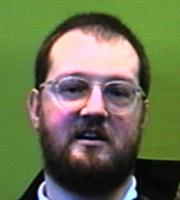
#> input picture actividades/OpenCV/Actividad 4/images/testdata/s1/9326871.15.jpg, 180 x 200 px; its folder holds 3 pictures in this run
$ jupyter execute --allow-errors 'Reconocimiento de rostros con openCV.ipynb'
#> lines starting #> are read from the running program, lines starting #| are printed output that depends on the picture
# Reconocimiento de rostros con openCV
Este código esta basado en el código de Ramiz Raja (https://www.superdatascience.com/opencv-face-recognition/)

En esta actividad se realiza reconocimiento de rostros. Se trabaja desde el entrenamiento de un modelo y se hace una predicción.

Objetivos:
1. Trabajar con funciones
2. Detectar rostros (usando código de la actividad 3, detección de objetos)
3. Leer la base de datos para entrenamiento
4. Entrenar un modelo de clasificación
5. Predecir a cual clase pertenece una imagen de entrada

### Importar bibliotecas
cv2 - OpenCV <br>
os - Biblioteca para la lectura en directorios <br>
numpy - Biblioteca para calculos numéricos <br>
matplotlib - Biblioteca para graficación

[cell 1]
import cv2
import os
import numpy as np
from matplotlib import pyplot as plt

### Etiquetas
La base de datos estará etiquetada con carpetas con un número asigado. Sin embargo, cada número corresponde al nombre de una persona. Por ejemplo, la carpeta 1 puede contener fotografías de "Pepe", y la carpeta 2 tener las imágenes de "Juan".
En el siguiente código se relaciona el número de la carpeta con el nombre real de la persona.

[cell 2]
#Si las carpetas de la base de datos no empiezan numeradas en 0, entonces no se coloca un nombre en el índice 0 de la lista.
subjects = ["", "Pepe", "Juan","José","Miguel","Toño","Manuel", "Adrian","Jesús","Adolfo"]
#subjects = ["", "1", "2","3","4","5","6", "7","8","9"]

### Detectar rostros por medio de una función
Este código contiene una parte del código de la actividad 3.

Se define la función detect_face la cual recibe una imagen a color. <br>
Posteriormente se convierte a grises.<br>
Se lee el modelo clasificador *face_cascade* para detectar rostros frontales.<br>
Se utiliza el modelo para detectar rostros en la imagen.<br>
En dado caso que si se haya detectado un rostro se regresan las coordenadas del rectangulo en donde esta presente.<br>
Si no se detecta un rostro no se regresa nada.

[cell 3]
def detect_face(img):
#Se convierte la imagen a escala de grises para ser usada por el detector
 gray = cv2.cvtColor(img, cv2.COLOR_BGR2GRAY)

#Se lee el modelo de clasificador.
 face_cascade = cv2.CascadeClassifier('haarcascade_frontalface_default.xml')

#Se detectan rostros y se almacenan en la variable faces
 faces = face_cascade.detectMultiScale(gray, scaleFactor=1.2, minNeighbors=5);

#Si no se detecta rostros se regresa la imagen original
 if (len(faces) == 0):
  return None, None

#Asusimos que solo tendremos un rostro
#Se extra el área del rostro
 (x, y, w, h) = faces[0]

#Se regresa únicamente la parte del rostro en la imagen
 return gray[y:y+w, x:x+h], faces[0]

# Lectura de la base de datos y preparación de los datos para su entrenamiento
Se define la función *prepare_training_data*. Esta función recibe la dirección que indica la ruta en donde se encuentran las imagenes de entrenamiento.

En nuestro caso la ruta es "./images/traindata"

Si observas la carpeta *traindata* te daras cuenta que esta ordenada de la siguiente manera: <br><br>

traindata<br>

|-------s1<br>
|&nbsp;&nbsp; &nbsp;&nbsp;&nbsp; &nbsp;          |--name1.jpg<br>
|&nbsp;&nbsp; &nbsp;&nbsp;&nbsp; &nbsp;          |--...<br>
|&nbsp;&nbsp; &nbsp;&nbsp;&nbsp; &nbsp;        |--nameN.jpg<br>
|-------s2<br>
|&nbsp;&nbsp; &nbsp;&nbsp;&nbsp; &nbsp;          |--name1.jpg<br>
|&nbsp;&nbsp; &nbsp;&nbsp;&nbsp; &nbsp;          |--...<br>
|&nbsp;&nbsp; &nbsp;&nbsp;&nbsp; &nbsp;          |--nameN.jpg<br>

data_folder_path tiene la ruta de las imagenes para entrenamiento.

La función lee todas las carpetas contenidas (s1,s2,..,sn) y recorre dentro de cada carpeta buscando las imagenes. <br>
Lee cada una de las imagenes usando *imread*. <br>
Utiliza la función que declaramos en el input anterior *detect_face* para encontrar los rectangulos en donde estan el rostro.<br>
Si existe un rostro en la imagen entonces se agrega a una lista de rostros y una lista que lleva seguimiento de las etiquetas *labels*.

[cell 4]
def prepare_training_data(data_folder_path):

    #------Paso 1--------
    #Obten las carpetas dentro de la ruta con las imagenes de entrenamiento. Cada carpeta corresponde a un sujeto.
    dirs = os.listdir(data_folder_path)

    #Lista que contendrá las caras de todos los sujetos
    faces = []
    #Lista que contendrá las etiquetas de todos los sujetos
    labels = []

    # Navegamos a traves de todas las carpetas y leemos las imágenes dentro de cada carpeta
    for dir_name in dirs:

        # Las carpetas de cada sujeto empiezan con la letra 's', por lo tanto, cualquier carpeta que no empeza con s se ignora
        if not dir_name.startswith("s"):
            continue;

        #------Pasp 2--------
        # Se extra el número de etiqueta del sujeto a partir del nombre de la carpeta
        # Recuerda el formato de la carpeta = slabel
        # Removemos la letra "s" y nos quedamos solo con el número (Esto es la etiqueta)
        label = int(dir_name.replace("s", ""))

        # Construimos la ruta hacia la carpeta que contiene las imagenes del sujeto actual
        # Ejemplo de ruta = "./images/traindata/s1"
        subject_dir_path = data_folder_path + "/" + dir_name

        #Se obtienen los nombres de las imagenes que estan dentro de cada carpeta
        subject_images_names = os.listdir(subject_dir_path)

        #------Paso 3--------
        #Navegamos a través de cada imagen y la leemos
        #detectamos los rostros y los agregamos a la lista
        for image_name in subject_images_names:

            #Para ignorar archivos del sistema como .DS_Store
            if image_name.startswith("."):
                continue;

            #se construye la ruta de la imagen que se va a leer
            #Ejemplo de ruta = ./images/traindata/s1/1.jpg
            image_path = subject_dir_path + "/" + image_name

            #leer la imagen
            image = cv2.imread(image_path)

            #detección de rostro (usando la función definida arriba)
            face, rect = detect_face(image)

            #------Paso 4--------
            #Para propositos de este tutorial
            #se ignoran los rostros que no son detectados
            if face is not None:
                #se agrega el rostro a la lista de rostros
                faces.append(face)
                #se agrega la etiqueta a la lista de etiquetas
                labels.append(label)

    return faces, labels

## Se llama la función prepara datos
A continuación, mandamos llamar a la función que acabamos de definir arriba. Le pasamos como parámetro la ruta en donde se encuentran nuestras imagenes de entrenamiento.

[cell 5]
print("Preparando datos...")
#> (the rest of this cell did not finish here and is left out)

## Reconocimiento de rostros
Primero se indica que algoritmo de reconocimiento se va a utilizar. En el siguiente código hay 3 opciones: <br>

cv2.face.createLBPHFaceRecognizer<br>
cv2.face.createEigenFaceRecognizer<br>
cv2.face.createFisherFaceRecognizer<br>

Puedes elegir cualquiera de ellos y comparar los resultados.

[cell 6]
#LBPH face recognizer
#face_recognizer = cv2.face.createLBPHFaceRecognizer()
face_recognizer = cv2.face.LBPHFaceRecognizer_create()

#EigenFaceRecognizer (Descomenta la siguiente linea si quieres utilizar este algoritmo)
#face_recognizer = cv2.face.createEigenFaceRecognizer()

#FisherFaceRecognizer (Descomenta la siguiente linea si quieres utilizar este algoritmo)
#face_recognizer = cv2.face.createFisherFaceRecognizer()

### Entrenamiento
En la siguiente linea de código se lleva a cabo el entrenamiento. Estamos utilizando el reconocer de rostro que elegimos y recibe como parámetros las lista con los rostros y las etiquetas que obtuvimos en la función de preparación de datos.

#> (a cell that did not finish here is left out)

### Dibujar las regiones con rostro
Las siguiente funcion *draw_rectangle* nos ayudarán a dibujar un rectángulo sobre la imagen original en donde indique en que parte de la imagen se encuentra el rostro.

La siguiente función *draw_text* nos va a colocar el nombre del sujeto que se predijo. Recuerda que arriba definimos los nombres de los sujetos en subjects = ["", "Pepe", "Juan","José","Miguel","Toño","Manuel", "Adrian","Jesús","Adolfo"].

Si se predijo que una imagen pertenece a la clase con la etiqueta 2, entonces esta función va a colocar el nombre de "Juan"

[cell 8]
#function to draw rectangle on image
#according to given (x, y) coordinates and
#given width and heigh
def draw_rectangle(img, rect):
    (x, y, w, h) = rect
    cv2.rectangle(img, (x, y), (x+w, y+h), (0, 255, 0), 2)

#function to draw text on give image starting from
#passed (x, y) coordinates.
def draw_text(img, text, x, y):
    cv2.putText(img, text, (x, y), cv2.FONT_HERSHEY_PLAIN, 1.5, (0, 255, 0), 2)

## Predicción
En la siguiente función se lleva a cabo la predicción.

La función recibe una imagen de entranda, detecta el rostro usando la función *detect_face*. A continuación se utiliza la el reconocedor de rostros.

Recuerda que el reconocedor de rostros *face_recognizer* ya fue entrenado. Esto quiere decir que ya tiene un modelo el cual solo va a evaluar. Se hace una predicción sobre un segmento de la imagen de prueba que solo contiene al rostro encontrado por la función *detect_face*.

El reconocedor de rostro regresa la etiqueta *label* a la cual pertenece el sujeto. Gracias a la lista que definimos en un inicio (subjects = ["", "Pepe", "Juan","José","Miguel","Toño","Manuel", "Adrian","Jesús","Adolfo"]) podemos saber el nombre del sujeto.

Lo siguiente consiste en dibujar un rectángulo sobre el rostro y el nombre del sujeto.

[cell 9]
def predict(test_img):
    #Hacemos una copia para no modificar la imagen original
    img = test_img.copy()
    #Se detecta el rostro de la imagen
    face, rect = detect_face(img)

    #Se predice a que etiqueta pertenece la imagen usando el reconocedor
    label, tam = face_recognizer.predict(face)
    #Se obtiene el nombre del sujeto dada la etiqueta predicha
    label_text = subjects[label]

    #Se dibuja un rectangulo en donde esta contenido el rostro
    draw_rectangle(img, rect)
    #Se coloca el nombre de la persona
    draw_text(img, label_text, rect[0], rect[1]-5)

    return img

A continuación se prueba todo el código haciendo 2 predicciones.
En este caso probamos con 2 imagenes que provienen del sujeto 1 y 2 respectivamente.

[cell 10]
print("Prediciendo imagenes...")

#Cargar imagenes de prueba
test_img1 = cv2.imread("./images/testdata/s1/9326871.15.jpg")
#> test_img1 is the input picture: shape (200, 180, 3); mean B, G, R 79.9, 113.1, 106.6
test_img2 = cv2.imread("./images/testdata/s2/9332898.16.jpg")
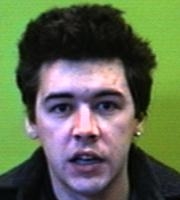
#> input picture actividades/OpenCV/Actividad 4/images/testdata/s2/9332898.16.jpg, 180 x 200 px
#> test_img2 is the input picture: shape (200, 180, 3); mean B, G, R 80.2, 106.3, 95.7

#Predecir
#> (the rest of this cell did not finish here and is left out)

#> in detect_face, `gray = cv2.cvtColor(img, cv2.COLOR_BGR2GRAY)`:
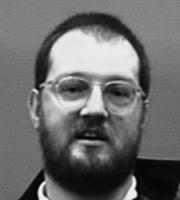
#> gray: shape (200, 180); min 0, max 254, mean 107.4
#> in detect_face, `faces = face_cascade.detectMultiScale(gray, scaleFactor=1.2, minNeighb..`: faces = [[33, 42, 123, 123]]
#> in detect_face, `(x, y, w, h) = faces[0]`: x = 33; y = 42; w = 123
#> in predict, `face, rect = detect_face(img)`:
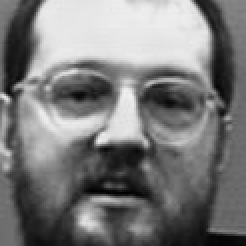
#> face: shape (123, 123) (shown 2 times larger); min 1, max 241, mean 122.1
#> in predict, `face, rect = detect_face(img)`: rect = [33, 42, 123, 123]
predicted_img2 = predict(test_img2)
print("Prediction complete")


#Desplegar imágenes
plt.imshow(predicted_img1)
plt.show()
plt.imshow(predicted_img2)
plt.show()
